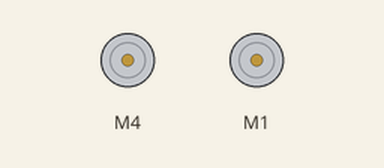
The sketch below on a simulated Arduino Uno, built with avr-gcc and run on an emulated ATmega328P. Parts: 2 × DC motor (green arrow = forward, orange = backward, longer = faster).

Above: at 4.34 s.
Timing chart, 0 to 9.2 s (numbered marks = the images above):
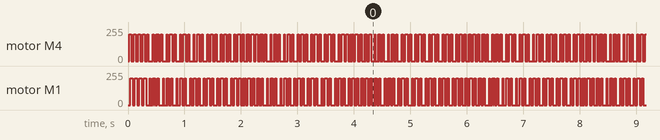

The sketch:

test.ino
```cpp
#include <Wire.h>
#include <Adafruit_MotorShield.h>
#include "utility/Adafruit_MS_PWMServoDriver.h"

Adafruit_MotorShield ROBOT = Adafruit_MotorShield();
Adafruit_DCMotor *LMotor = ROBOT.getMotor(4);
Adafruit_DCMotor *RMotor = ROBOT.getMotor(1);


void setup()
{
  Serial.begin(9600);
  ROBOT.begin();
}

void loop()
{
  uint8_t i;

      //speed to start (150)
      LMotor->setSpeed(200);
      RMotor->setSpeed(200);
      //direction
      LMotor->run(FORWARD);
      RMotor->run(FORWARD);
      //release break???
      LMotor->run(RELEASE);
      RMotor->run(RELEASE);


}
```

Measured:
- by itself, motor M4: moves between stopped and forward 200/255, repeating every 4.0 s
- by itself, motor M1: moves between stopped and forward 200/255, repeating every 2.1 s
